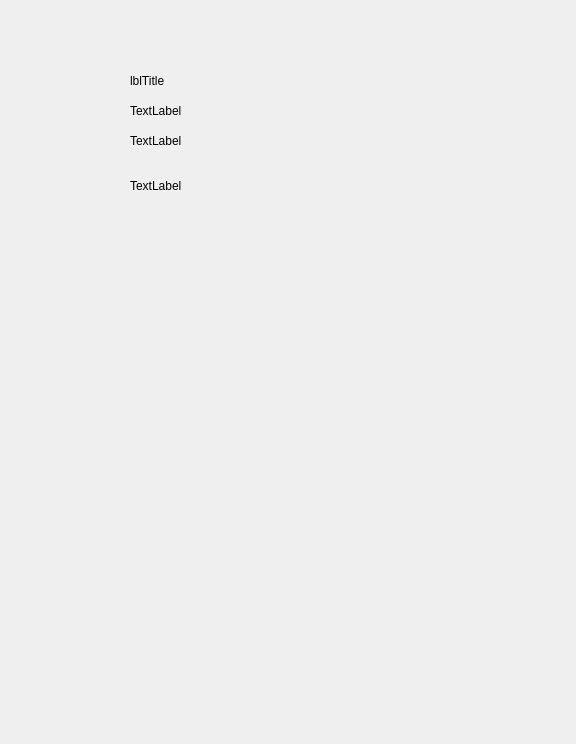
<?xml version="1.0" encoding="UTF-8"?>
<ui version="4.0">
 <class>JsonBox</class>
 <widget class="QWidget" name="JsonBox">
  <property name="geometry">
   <rect>
    <x>0</x>
    <y>0</y>
    <width>576</width>
    <height>744</height>
   </rect>
  </property>
  <property name="windowTitle">
   <string>Form</string>
  </property>
  <widget class="QLabel" name="lblTitle">
   <property name="geometry">
    <rect>
     <x>130</x>
     <y>70</y>
     <width>171</width>
     <height>21</height>
    </rect>
   </property>
   <property name="text">
    <string>lblTitle</string>
   </property>
  </widget>
  <widget class="QLabel" name="lblField1">
   <property name="geometry">
    <rect>
     <x>130</x>
     <y>100</y>
     <width>161</width>
     <height>21</height>
    </rect>
   </property>
   <property name="text">
    <string>TextLabel</string>
   </property>
  </widget>
  <widget class="QLabel" name="lblField2">
   <property name="geometry">
    <rect>
     <x>130</x>
     <y>120</y>
     <width>121</width>
     <height>41</height>
    </rect>
   </property>
   <property name="text">
    <string>TextLabel</string>
   </property>
  </widget>
  <widget class="QLabel" name="label_4">
   <property name="geometry">
    <rect>
     <x>130</x>
     <y>160</y>
     <width>121</width>
     <height>51</height>
    </rect>
   </property>
   <property name="text">
    <string>TextLabel</string>
   </property>
  </widget>
 </widget>
 <resources/>
 <connections/>
</ui>
